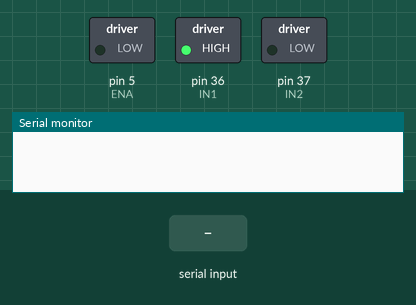
The sketch below on a simulated Arduino Mega 2560, built with avr-gcc and run on an emulated ATmega2560. On the bench: switched loads named in the sketch (green lamp = pin HIGH), the last lines printed to the serial monitor. The inputs (shaded band) are chosen by the test bench.

Above: at 1.2 s.
1.3 s: "90,45\n" received over Serial
At 2.5 s:
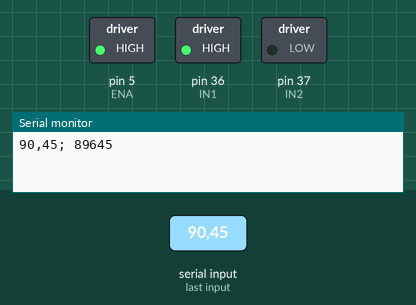
2.8 s: "90\n" received over Serial
At 3.5 s:
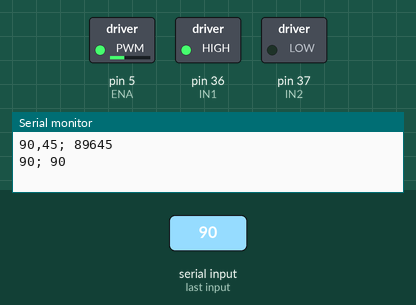
4.3 s: "30,150\n" received over Serial
At 4.9 s:
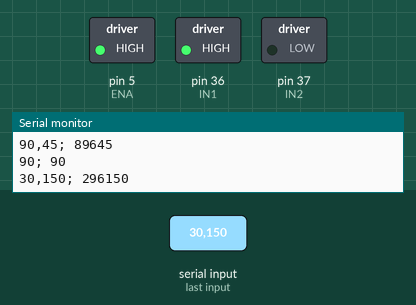
Timing chart, 0 to 7.3 s (numbered marks = the images above; inputs shaded):
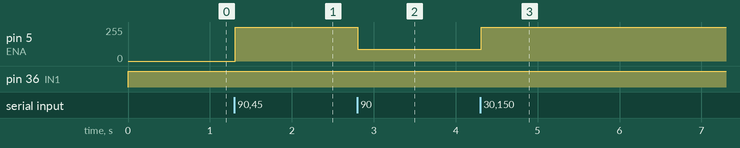

Measured:
- after the input at 1.3 s, pin 5 (ENA): 0/255 → 255/255 at once
- after the input at 2.8 s, pin 5 (ENA): 255/255 → 90/255 at once
- after the input at 4.3 s, pin 5 (ENA): 90/255 → 255/255 at once

The sketch:

Pwm_serial_send_test.ino
```cpp
/***************************************************************
* 通过串口发送0~250的PWM值，测试单个直流电机PWM调速
* 配置描述：
			Motor1   ENA=5   N1=36    N2=37
			Motor2   ENA=6   N1=38    N2=39

			IN1    IN2     ENA      电机状态
			0      0       X       刹车
			1      1       X       悬空
			1      0      PWM      正转调速
			0      1      PWM      反转调速
			1      0       1       正转全速
			0      1       1       反转全速
***************************************************************/
const int ENA = 5;
const int IN1 = 36;
const int IN2 = 37;

long PWM_Data = 0;
String Input_string = "";
bool Read_completed = false;
char Finish_flag = '\n';

void setup() {
	pinMode(IN1, OUTPUT);
	pinMode(IN2, OUTPUT);
	pinMode(ENA, OUTPUT);
	Serial.begin(9600);
}

void loop()
{
	digitalWrite(IN1, 1);
	digitalWrite(IN2, 0);
	analogWrite(ENA, PWM_Data);
	if (Read_completed == true)
	{
		PWM_Data = string_2_int(Input_string);
		Serial.print(Input_string); Serial.print("; "); Serial.print(PWM_Data); Serial.println();
		Read_completed = false;
		Input_string = "";
	}
}

//serialEvent() is called inside the loop(), so it's not a realtime interrupt
void serialEvent()
{
	while (Serial.available())
	{
		//get the new byte
		char inChar = (char)Serial.read();
		if (inChar != Finish_flag)
		{
			Input_string += inChar;
		}
		// if the incoming character is a newline, set a flag so the main loop can know about it.
		if (inChar == Finish_flag)
		{
			Read_completed = true;
		}
	}
}

//Transform string to int(there still a little problem,when num. value is above 99)
long string_2_int(String &string)
{
	long num = 0;
	for (int i = 0; i < string.length(); i++)
	{
		int tmp = string.charAt(i) - '0';
		num += tmp*pow(10, string.length() - i - 1);
	}
	return num;
}
```
